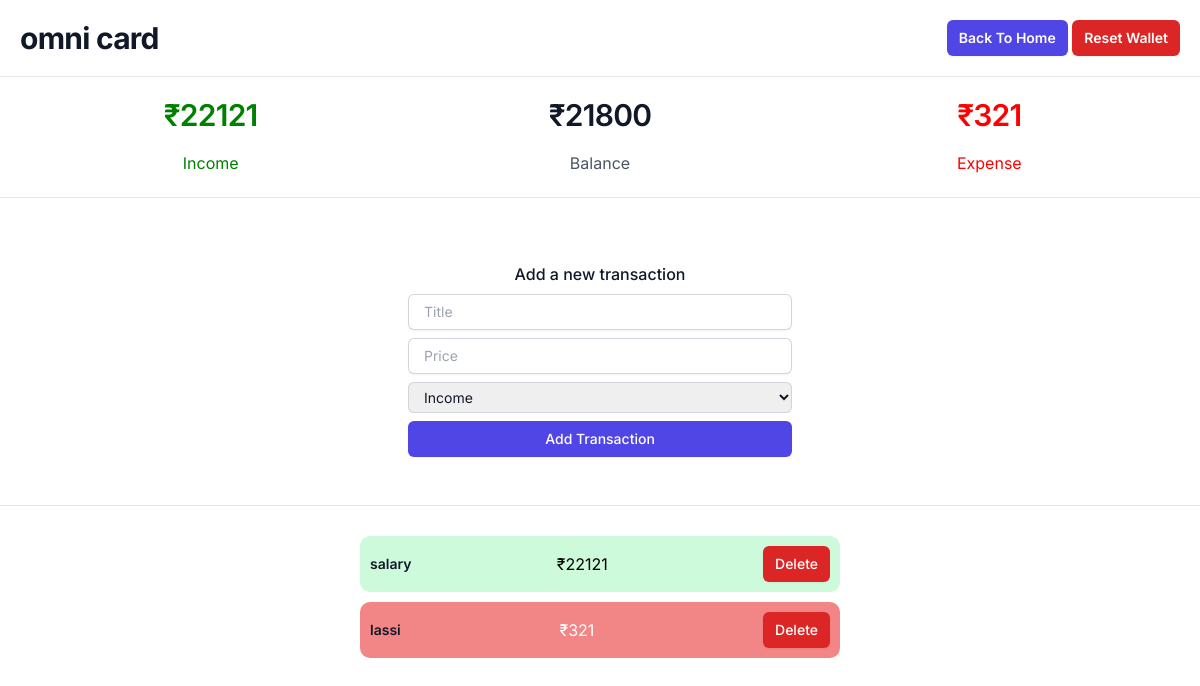
Page /wallet/7/ (signed in) on the committed database.
### pocketmoney/models.py (models this page shows, shortened)
class wallets(models.Model) :
    balance = models.IntegerField(blank=True, null=True)
    income = models.IntegerField(blank=True, null=True)
    expense = models.IntegerField(blank=True, null=True)
    name = models.CharField(max_length=50, blank=True, null=True)
    owner = models.ForeignKey(User, on_delete = models.CASCADE, blank = True, null = True)

class transactions(models.Model) :
    amount = models.IntegerField(blank=True)
    label = models.CharField(
        max_length = 20,
        choices = (('1','Income'),('2','Expense')),
        default = '1',
        blank=True,
        )
    category = models.CharField(max_length=50,blank=True)
    wallet = models.ForeignKey("wallets", on_delete=models.CASCADE, blank=True, null=True)

### pocketmoney/views.py (the view, shortened to what this page needs)
# urls.py: path('wallet/<int:pk>/', views.walletview, name = 'wallet'),
@login_required(login_url=loginview)
def walletview(request,pk) :
    w = wallets.objects.get(id = pk)
    transactions_list = transactions.objects.filter(wallet = w)
    context = {
        'wallet' : w,
        'transactions' : transactions_list,
    }
    return render(request, 'wallet.html', context=context)

### pocketmoney/templates/wallet.html (shortened to what this page needs)
<!DOCTYPE html>
<html>
<head>
    <script src="https://cdn.tailwindcss.com"></script>
</head>
<body>
    <div class="lg:flex lg:items-center lg:justify-between" style="margin: 20px">
        <div class="min-w-0 flex-1">
            <h2 class="text-2xl font-bold leading-7 text-gray-900 sm:truncate sm:text-3xl sm:tracking-tight">
                {{wallet.name}}
            </h2>
        </div>
        <div class="mt-10 flex lg:ml-4 lg:mt-0">
            <span class="sm:ml-3">
                <button type="button"
                    class="inline-flex items-center rounded-md bg-indigo-600 px-3 py-2 text-sm font-semibold text-white shadow-sm hover:bg-indigo-500 focus-visible:outline focus-visible:outline-2 focus-visible:outline-offset-2 focus-visible:outline-indigo-600">
                    <a href='{% url "home" %}'> Back To Home</a>
                </button>
                <button type="button"
                    class="inline-flex items-center rounded-md bg-red-600 px-3 py-2 text-sm font-semibold text-white shadow-sm hover:bg-red-500 focus-visible:outline focus-visible:outline-2 focus-visible:outline-offset-2 focus-visible:outline-indigo-600">
                    <a href='{% url "reset" wallet.id %}'>Reset Wallet</a>
                </button>
            </span>
        </div>
    </div>
    <div class="bg-white py-2 sm:py-5">
        <div class="mx-auto max-w-7xl px-6 lg:px-8">
            <dl class="grid grid-cols-1 gap-x-8 gap-y-1 text-center lg:grid-cols-3">
            <div class="mx-auto flex max-w-xs flex-col gap-y-4">
              <dt class="text-base leading-7 text-gray-600" style="color:green">Income</dt>
              <dd class="order-first text-3xl font-semibold tracking-tight text-gray-900 sm:text-1xl" style="color:green">₹{{wallet.income}}</dd>
            </div>
            <div class="mx-auto flex max-w-xs flex-col gap-y-4">
              <dt class="text-base leading-7 text-gray-600">Balance</dt>
              <dd class="order-first text-3xl font-semibold tracking-tight text-gray-900 sm:text-1xl">₹{{wallet.balance}}</dd>
            </div>
            <div class="mx-auto flex max-w-xs flex-col gap-y-4">
              <dt class="text-base leading-7 text-gray-600" style="color:red">Expense</dt>
              <dd class="order-first text-3xl font-semibold tracking-tight text-gray-900 sm:text-1xl" style="color:red">₹{{wallet.expense}}</dd>
            </div>
          </dl>
        </div>
    </div>
    <hr />
    <div style="display: flex; justify-content: center">
        <div class="flex min-h-full flex-col justify-center px-6 py-12 lg:px-8" style="width: 700px; padding-top: 0px">
            <div class="mt-10 sm:mx-auto sm:w-full sm:max-w-sm">
                <form class="space-y-6" action="#" method="POST">
                    <div>
                        <label for="email" style="text-align: center"
                            class="block text-l font-medium leading-6 text-gray-900">Add a new transaction</label>
                        <div class="mt-2">
                            <input id="email" name="category" type="text" required=""
                                class="block w-full rounded-md border-0 py-1.5 pl-4 text-gray-900 shadow-sm ring-1 ring-inset ring-gray-300 placeholder:text-gray-400 focus:ring-2 focus:ring-inset focus:ring-indigo-600 sm:text-sm sm:leading-6"
                                placeholder="Title" />
                        </div>
                        <div class="mt-2">
                            <input id="email" name="amount" type="number" required=""
                                class="block w-full rounded-md border-0 py-1.5 pl-4 text-gray-900 shadow-sm ring-1 ring-inset ring-gray-300 placeholder:text-gray-400 focus:ring-2 focus:ring-inset focus:ring-indigo-600 sm:text-sm sm:leading-6"
                                placeholder="Price" />
                        </div>
                        <div class="mt-2">
                            <select id="currency" name="label"
                                class="block w-full rounded-md border-0 py-1.5 pl-3 pr-20 text-gray-900 ring-1 ring-inset ring-gray-300 placeholder:text-gray-400 focus:ring-2 focus:ring-inset focus:ring-indigo-600 sm:text-sm sm:leading-6">
                                <option>Income</option>
                            </select>
                        </div>
                        <div>
                            <button type="submit"
                                class="flex w-full justify-center rounded-md bg-indigo-600 px-3 py-1.5 text-sm font-medium leading-6 text-white shadow-sm hover:bg-indigo-500 focus-visible:outline focus-visible:outline-2 focus-visible:outline-offset-2 focus-visible:outline-indigo-600">
                                Add Transaction
                            </button>
                        </div>
                </form>
            </div>
        </div>
    </div>
    <hr>
    <div style="display: flex; justify-content: center">
        <ul role="list" class="divide-y divide-gray-100" style="
            margin: 20px;
            display: flex;
            flex-direction: column;
            justify-content: center;
          ">
            {% for t in transactions %}
            <li class="flex justify-between gap-x-6 py-5" style="
              width: 40vw;
              align-items: center;
              border: 0px solid black;
              padding: 10px;
              border-radius: 10px;
              margin-top: 10px;
              {% if t.label == '1' %}
              background-color : #CDFADB;
              {% else %}
              background-color : #F28585;
              color : white;
              {% endif %}
            ">
                <div class="flex min-w-0 gap-x-4">
                    <div class="min-w-0 flex-auto">
                        <p class="text-sm font-semibold leading-6 text-gray-900">
                            {{t.category}}
                        </p>
                    </div>
                </div>
                <div class="hidden shrink-0 sm:flex sm:flex-row sm:items-end">
                    ₹{{t.amount}}
                </div>
                <div class="hidden shrink-0 sm:flex sm:flex-row sm:items-end">
                    <button type="button"
                        class="inline-flex items-center rounded-md bg-red-600 px-3 py-2 text-sm font-medium text-white shadow-sm hover:bg-indigo-500 focus-visible:outline focus-visible:outline-2 focus-visible:outline-offset-2 focus-visible:outline-indigo-600"
                        style="margin-left: 10px">
                        <a href='{% url "delete_t" t.id %}'>Delete</a>
                    </button>
                </div>
            </li>
            {% endfor %}
        </ul>
    </div>
</body>
</html>

### pocketmoney/templates/wallet.html (style rules this page uses)
body { font-family: "Inter", sans-serif; }

### rows in the picture
wallets: name "omni card", income "22121", balance "21800", expense "321"
transactions: category "salary", amount "22121"
transactions: category "lassi", amount "321"
